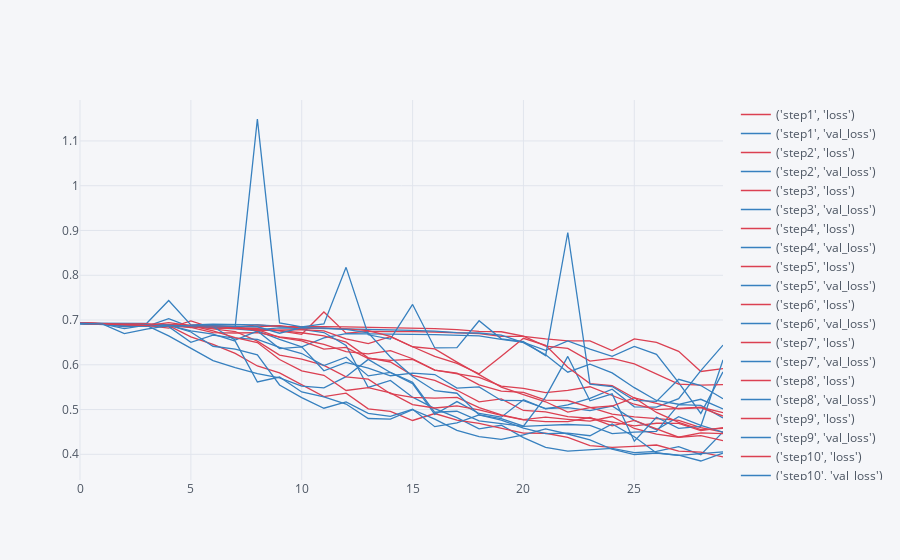
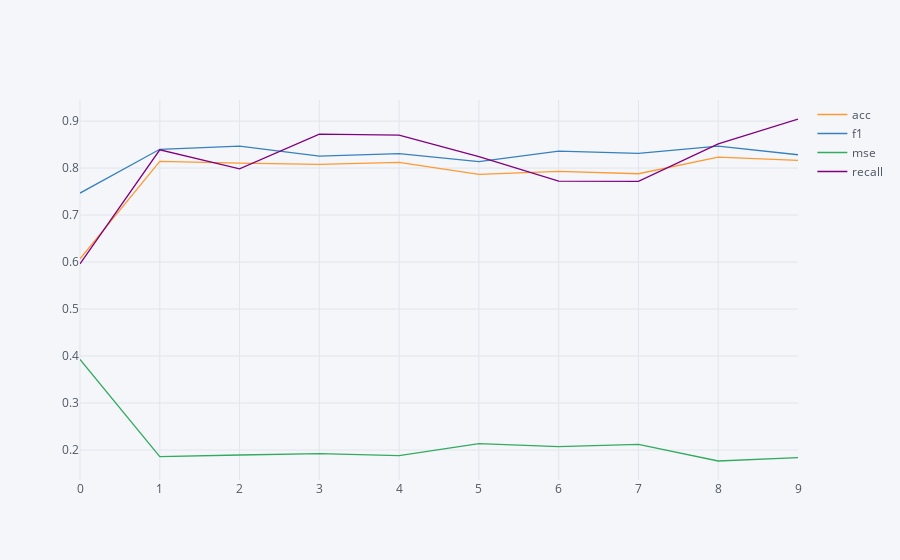

Notebook code for these charts, in order:
### Code cell
process_results('dropout_lstm')

### Figure 1 — Plotly figure (JSON) as saved in the notebook; plotly's stock layout.template omitted (floating-point values rounded to 4 significant figures)
{"data": [{"line": {"color": "rgba(219, 64, 82, 1.0)", "dash": "solid", "shape": "linear", "width": 1.3}, "mode": "lines", "name": "('step1', 'loss')", "text": "", "type": "scatter", "uid": "1bededd1-b288-4959-8028-0a6bb825c095", "x": [0, 1, 2, 3, 4, 5, 6, 7, 8, 9, 10, 11, 12, 13, 14, 15, 16, 17, 18, 19, 20, 21, 22, 23, 24, 25, 26, 27, 28, 29], "y": [0.6928, 0.6917, 0.6854, 0.688, 0.6871, 0.6848, 0.6862, 0.6844, 0.681, 0.6756, 0.6681, 0.718, 0.6706, 0.6744, 0.6747, 0.6741, 0.6733, 0.6718, 0.6697, 0.6635, 0.6634, 0.6577, 0.6533, 0.6535, 0.6318, 0.6578, 0.6499, 0.6301, 0.585, 0.5914]}, {"line": {"color": "rgba(55, 128, 191, 1.0)", "dash": "solid", "shape": "linear", "width": 1.3}, "mode": "lines", "name": "('step1', 'val_loss')", "text": "", "type": "scatter", "uid": "1261ab09-c9c7-4b78-9846-57d72a668f94", "x": [0, 1, 2, 3, 4, 5, 6, 7, 8, 9, 10, 11, 12, 13, 14, 15, 16, 17, 18, 19, 20, 21, 22, 23, 24, 25, 26, 27, 28, 29], "y": [0.6919, 0.69, 0.6884, 0.6857, 0.7031, 0.6843, 0.6826, 0.6802, 0.6759, 0.6566, 0.6399, 0.66, 0.6695, 0.6695, 0.6689, 0.6681, 0.6672, 0.666, 0.6644, 0.6569, 0.65, 0.6321, 0.6535, 0.6349, 0.6188, 0.6408, 0.6235, 0.5602, 0.4914, 0.5841]}, {"line": {"color": "rgba(219, 64, 82, 1.0)", "dash": "solid", "shape": "linear", "width": 1.3}, "mode": "lines", "name": "('step2', 'loss')", "text": "", "type": "scatter", "uid": "cdba817d-eda3-4b7f-aa88-120386788b0e", "x": [0, 1, 2, 3, 4, 5, 6, 7, 8, 9, 10, 11, 12, 13, 14, 15, 16, 17, 18, 19, 20, 21, 22, 23, 24, 25, 26, 27, 28, 29], "y": [0.6928, 0.692, 0.6904, 0.6888, 0.6882, 0.6875, 0.6867, 0.684, 0.689, 0.685, 0.6858, 0.6854, 0.6849, 0.684, 0.6832, 0.6822, 0.6808, 0.6785, 0.6746, 0.6737, 0.6641, 0.6418, 0.6366, 0.608, 0.6141, 0.6022, 0.5793, 0.5569, 0.5545, 0.5557]}, {"line": {"color": "rgba(55, 128, 191, 1.0)", "dash": "solid", "shape": "linear", "width": 1.3}, "mode": "lines", "name": "('step2', 'val_loss')", "text": "", "type": "scatter", "uid": "8de69b05-3ec8-4274-92d7-6045bdaa0b15", "x": [0, 1, 2, 3, 4, 5, 6, 7, 8, 9, 10, 11, 12, 13, 14, 15, 16, 17, 18, 19, 20, 21, 22, 23, 24, 25, 26, 27, 28, 29], "y": [0.692, 0.6908, 0.6853, 0.6877, 0.6868, 0.6857, 0.6843, 0.6818, 0.6787, 0.6827, 0.6822, 0.6813, 0.6803, 0.6793, 0.6782, 0.677, 0.675, 0.6718, 0.6709, 0.6663, 0.6493, 0.6222, 0.5834, 0.6012, 0.582, 0.5488, 0.5202, 0.5118, 0.5229, 0.5014]}, {"line": {"color": "rgba(219, 64, 82, 1.0)", "dash": "solid", "shape": "linear", "width": 1.3}, "mode": "lines", "name": "('step3', 'loss')", "text": "", "type": "scatter", "uid": "530d2ba1-1f0c-4078-b37f-7caec5d1e225", "x": [0, 1, 2, 3, 4, 5, 6, 7, 8, 9, 10, 11, 12, 13, 14, 15, 16, 17, 18, 19, 20, 21, 22, 23, 24, 25, 26, 27, 28, 29], "y": [0.6927, 0.6915, 0.6903, 0.6882, 0.6819, 0.6981, 0.682, 0.6815, 0.6801, 0.6763, 0.6715, 0.6647, 0.6506, 0.6156, 0.6062, 0.5764, 0.5653, 0.543, 0.5171, 0.5237, 0.4979, 0.4947, 0.484, 0.4805, 0.4725, 0.4635, 0.4693, 0.4689, 0.4529, 0.4597]}, {"line": {"color": "rgba(55, 128, 191, 1.0)", "dash": "solid", "shape": "linear", "width": 1.3}, "mode": "lines", "name": "('step3', 'val_loss')", "text": "", "type": "scatter", "uid": "e46b4dd0-0027-4179-851a-73e8894d99e0", "x": [0, 1, 2, 3, 4, 5, 6, 7, 8, 9, 10, 11, 12, 13, 14, 15, 16, 17, 18, 19, 20, 21, 22, 23, 24, 25, 26, 27, 28, 29], "y": [0.6931, 0.693, 0.6929, 0.6922, 0.7435, 0.6891, 0.6906, 0.6903, 0.6891, 0.6863, 0.6796, 0.672, 0.6431, 0.5493, 0.565, 0.5276, 0.5021, 0.4818, 0.457, 0.4649, 0.4371, 0.4157, 0.4071, 0.4095, 0.4132, 0.4036, 0.4065, 0.4169, 0.3991, 0.4499]}, {"line": {"color": "rgba(219, 64, 82, 1.0)", "dash": "solid", "shape": "linear", "width": 1.3}, "mode": "lines", "name": "('step4', 'loss')", "text": "", "type": "scatter", "uid": "f89cf7a2-fc49-4abc-9783-f6a98934a87a", "x": [0, 1, 2, 3, 4, 5, 6, 7, 8, 9, 10, 11, 12, 13, 14, 15, 16, 17, 18, 19, 20, 21, 22, 23, 24, 25, 26, 27, 28, 29], "y": [0.6927, 0.6917, 0.6908, 0.6895, 0.6875, 0.6625, 0.6455, 0.6253, 0.5973, 0.5818, 0.5558, 0.5288, 0.5366, 0.5014, 0.496, 0.4755, 0.4911, 0.4765, 0.469, 0.4575, 0.4471, 0.447, 0.4378, 0.4195, 0.4156, 0.4177, 0.4207, 0.4069, 0.405, 0.3942]}, {"line": {"color": "rgba(55, 128, 191, 1.0)", "dash": "solid", "shape": "linear", "width": 1.3}, "mode": "lines", "name": "('step4', 'val_loss')", "text": "", "type": "scatter", "uid": "14b64ed4-6a12-41bc-a0ea-2c81f86168c8", "x": [0, 1, 2, 3, 4, 5, 6, 7, 8, 9, 10, 11, 12, 13, 14, 15, 16, 17, 18, 19, 20, 21, 22, 23, 24, 25, 26, 27, 28, 29], "y": [0.692, 0.6907, 0.6894, 0.6879, 0.6645, 0.6364, 0.6091, 0.5938, 0.58, 0.5707, 0.5522, 0.5485, 0.5734, 0.6121, 0.5826, 0.558, 0.4889, 0.5177, 0.4912, 0.4829, 0.5218, 0.5015, 0.5101, 0.525, 0.5455, 0.506, 0.5052, 0.5244, 0.5868, 0.6439]}, {"line": {"color": "rgba(219, 64, 82, 1.0)", "dash": "solid", "shape": "linear", "width": 1.3}, "mode": "lines", "name": "('step5', 'loss')", "text": "", "type": "scatter", "uid": "0ef20dbc-8b7b-4769-9db5-721338c3500b", "x": [0, 1, 2, 3, 4, 5, 6, 7, 8, 9, 10, 11, 12, 13, 14, 15, 16, 17, 18, 19, 20, 21, 22, 23, 24, 25, 26, 27, 28, 29], "y": [0.6928, 0.6921, 0.6913, 0.6905, 0.6897, 0.6865, 0.6806, 0.6743, 0.6529, 0.6217, 0.6126, 0.5987, 0.573, 0.5678, 0.5354, 0.5271, 0.5255, 0.5272, 0.5043, 0.488, 0.4774, 0.4828, 0.4782, 0.474, 0.4844, 0.4576, 0.4453, 0.4381, 0.4419, 0.4306]}, {"line": {"color": "rgba(55, 128, 191, 1.0)", "dash": "solid", "shape": "linear", "width": 1.3}, "mode": "lines", "name": "('step5', 'val_loss')", "text": "", "type": "scatter", "uid": "40e8c250-128a-4523-a4b0-3c1ad00a5ca4", "x": [0, 1, 2, 3, 4, 5, 6, 7, 8, 9, 10, 11, 12, 13, 14, 15, 16, 17, 18, 19, 20, 21, 22, 23, 24, 25, 26, 27, 28, 29], "y": [0.6921, 0.6912, 0.6902, 0.6893, 0.6883, 0.6755, 0.6683, 0.6529, 0.5616, 0.5726, 0.5393, 0.5281, 0.5122, 0.48, 0.4786, 0.4995, 0.4787, 0.4533, 0.4395, 0.4335, 0.4432, 0.4567, 0.4453, 0.4322, 0.4113, 0.3995, 0.4029, 0.3976, 0.4016, 0.4055]}, {"line": {"color": "rgba(219, 64, 82, 1.0)", "dash": "solid", "shape": "linear", "width": 1.3}, "mode": "lines", "name": "('step6', 'loss')", "text": "", "type": "scatter", "uid": "7d59a3d0-b6f4-4145-8145-515d11054593", "x": [0, 1, 2, 3, 4, 5, 6, 7, 8, 9, 10, 11, 12, 13, 14, 15, 16, 17, 18, 19, 20, 21, 22, 23, 24, 25, 26, 27, 28, 29], "y": [0.6928, 0.692, 0.691, 0.69, 0.6882, 0.6833, 0.6719, 0.671, 0.6719, 0.6624, 0.6564, 0.6453, 0.6294, 0.6243, 0.6314, 0.6134, 0.5882, 0.5813, 0.5551, 0.5412, 0.5382, 0.5212, 0.5201, 0.5049, 0.4898, 0.4837, 0.4789, 0.4756, 0.4594, 0.4496]}, {"line": {"color": "rgba(55, 128, 191, 1.0)", "dash": "solid", "shape": "linear", "width": 1.3}, "mode": "lines", "name": "('step6', 'val_loss')", "text": "", "type": "scatter", "uid": "67158ce9-aa13-4cea-a36f-1f5625dfc7dd", "x": [0, 1, 2, 3, 4, 5, 6, 7, 8, 9, 10, 11, 12, 13, 14, 15, 16, 17, 18, 19, 20, 21, 22, 23, 24, 25, 26, 27, 28, 29], "y": [0.6922, 0.6912, 0.6901, 0.6887, 0.6851, 0.6503, 0.6663, 0.6594, 0.6565, 0.6388, 0.6251, 0.5982, 0.617, 0.5752, 0.5828, 0.561, 0.4939, 0.4962, 0.4747, 0.4692, 0.4622, 0.4646, 0.4665, 0.4645, 0.4463, 0.4495, 0.4511, 0.5108, 0.5094, 0.4813]}, {"line": {"color": "rgba(219, 64, 82, 1.0)", "dash": "solid", "shape": "linear", "width": 1.3}, "mode": "lines", "name": "('step7', 'loss')", "text": "", "type": "scatter", "uid": "d9ace4ce-8397-4826-8440-8842e14c45d6", "x": [0, 1, 2, 3, 4, 5, 6, 7, 8, 9, 10, 11, 12, 13, 14, 15, 16, 17, 18, 19, 20, 21, 22, 23, 24, 25, 26, 27, 28, 29], "y": [0.6928, 0.692, 0.6903, 0.6914, 0.689, 0.6881, 0.6869, 0.6816, 0.6786, 0.6614, 0.6534, 0.6348, 0.639, 0.614, 0.61, 0.6121, 0.5883, 0.5807, 0.5718, 0.5522, 0.5475, 0.5378, 0.5426, 0.5509, 0.5308, 0.5118, 0.4998, 0.5019, 0.5051, 0.4929]}, {"line": {"color": "rgba(55, 128, 191, 1.0)", "dash": "solid", "shape": "linear", "width": 1.3}, "mode": "lines", "name": "('step7', 'val_loss')", "text": "", "type": "scatter", "uid": "0938e621-3fda-4c2e-aa19-69901ef6203c", "x": [0, 1, 2, 3, 4, 5, 6, 7, 8, 9, 10, 11, 12, 13, 14, 15, 16, 17, 18, 19, 20, 21, 22, 23, 24, 25, 26, 27, 28, 29], "y": [0.6922, 0.6912, 0.6856, 0.6888, 0.688, 0.6868, 0.6849, 0.6552, 0.6753, 0.6362, 0.6399, 0.5867, 0.6054, 0.5926, 0.5755, 0.5814, 0.5781, 0.5478, 0.5506, 0.5203, 0.5199, 0.5023, 0.5045, 0.4977, 0.5079, 0.4757, 0.4545, 0.484, 0.4645, 0.4494]}, {"line": {"color": "rgba(219, 64, 82, 1.0)", "dash": "solid", "shape": "linear", "width": 1.3}, "mode": "lines", "name": "('step8', 'loss')", "text": "", "type": "scatter", "uid": "20ebbb4c-2cd4-4929-b327-c3fae39d6864", "x": [0, 1, 2, 3, 4, 5, 6, 7, 8, 9, 10, 11, 12, 13, 14, 15, 16, 17, 18, 19, 20, 21, 22, 23, 24, 25, 26, 27, 28, 29], "y": [0.6928, 0.6919, 0.691, 0.6901, 0.6892, 0.6872, 0.6759, 0.6608, 0.6497, 0.6118, 0.5864, 0.5764, 0.5426, 0.5488, 0.5374, 0.5111, 0.5034, 0.5079, 0.4993, 0.487, 0.4769, 0.473, 0.4731, 0.4821, 0.4633, 0.4758, 0.4565, 0.4381, 0.4478, 0.4463]}, {"line": {"color": "rgba(55, 128, 191, 1.0)", "dash": "solid", "shape": "linear", "width": 1.3}, "mode": "lines", "name": "('step8', 'val_loss')", "text": "", "type": "scatter", "uid": "eb3de17f-ea09-469a-bb09-66925165632c", "x": [0, 1, 2, 3, 4, 5, 6, 7, 8, 9, 10, 11, 12, 13, 14, 15, 16, 17, 18, 19, 20, 21, 22, 23, 24, 25, 26, 27, 28, 29], "y": [0.6923, 0.6915, 0.6907, 0.6898, 0.6888, 0.6733, 0.6414, 0.6351, 0.6222, 0.5549, 0.5266, 0.5029, 0.517, 0.4915, 0.4846, 0.5004, 0.4617, 0.4704, 0.4879, 0.4796, 0.4627, 0.5282, 0.6186, 0.5196, 0.5349, 0.4293, 0.4827, 0.4579, 0.4626, 0.611]}, {"line": {"color": "rgba(219, 64, 82, 1.0)", "dash": "solid", "shape": "linear", "width": 1.3}, "mode": "lines", "name": "('step9', 'loss')", "text": "", "type": "scatter", "uid": "2efacb25-b24d-4422-b289-2475427bdb3d", "x": [0, 1, 2, 3, 4, 5, 6, 7, 8, 9, 10, 11, 12, 13, 14, 15, 16, 17, 18, 19, 20, 21, 22, 23, 24, 25, 26, 27, 28, 29], "y": [0.6928, 0.6918, 0.6903, 0.6882, 0.6864, 0.6856, 0.6854, 0.6845, 0.6765, 0.6772, 0.6787, 0.6757, 0.6581, 0.6471, 0.663, 0.6403, 0.6189, 0.6029, 0.5798, 0.6191, 0.6592, 0.6435, 0.5947, 0.558, 0.5531, 0.5258, 0.5134, 0.5017, 0.504, 0.4855]}, {"line": {"color": "rgba(55, 128, 191, 1.0)", "dash": "solid", "shape": "linear", "width": 1.3}, "mode": "lines", "name": "('step9', 'val_loss')", "text": "", "type": "scatter", "uid": "5c812699-7b3c-43fe-869f-3cdb98263e51", "x": [0, 1, 2, 3, 4, 5, 6, 7, 8, 9, 10, 11, 12, 13, 14, 15, 16, 17, 18, 19, 20, 21, 22, 23, 24, 25, 26, 27, 28, 29], "y": [0.6923, 0.6915, 0.6809, 0.6885, 0.6878, 0.6875, 0.6869, 0.6852, 1.149, 0.6935, 0.6845, 0.6913, 0.8177, 0.667, 0.6573, 0.7348, 0.6376, 0.6382, 0.6983, 0.6581, 0.652, 0.6205, 0.8955, 0.5566, 0.5513, 0.5205, 0.5183, 0.5676, 0.5536, 0.5242]}, {"line": {"color": "rgba(219, 64, 82, 1.0)", "dash": "solid", "shape": "linear", "width": 1.3}, "mode": "lines", "name": "('step10', 'loss')", "text": "", "type": "scatter", "uid": "23b5716c-a839-4a23-bbc4-a666b479b48b", "x": [0, 1, 2, 3, 4, 5, 6, 7, 8, 9, 10, 11, 12, 13, 14, 15, 16, 17, 18, 19, 20, 21, 22, 23, 24, 25, 26, 27, 28, 29], "y": [0.6928, 0.6918, 0.6903, 0.6876, 0.6941, 0.6874, 0.6866, 0.6857, 0.6847, 0.6874, 0.6818, 0.6817, 0.6802, 0.6764, 0.6635, 0.6403, 0.6354, 0.606, 0.5771, 0.55, 0.5332, 0.5173, 0.4943, 0.5043, 0.5079, 0.5266, 0.4934, 0.4712, 0.4552, 0.4579]}, {"line": {"color": "rgba(55, 128, 191, 1.0)", "dash": "solid", "shape": "linear", "width": 1.3}, "mode": "lines", "name": "('step10', 'val_loss')", "text": "", "type": "scatter", "uid": "2bef0539-289c-4204-b0cb-8f010c1a03bf", "x": [0, 1, 2, 3, 4, 5, 6, 7, 8, 9, 10, 11, 12, 13, 14, 15, 16, 17, 18, 19, 20, 21, 22, 23, 24, 25, 26, 27, 28, 29], "y": [0.6924, 0.6915, 0.6695, 0.6796, 0.6874, 0.6877, 0.687, 0.6861, 0.6849, 0.6705, 0.6831, 0.6817, 0.6791, 0.6712, 0.6173, 0.5738, 0.542, 0.5364, 0.4878, 0.4762, 0.4587, 0.446, 0.4474, 0.4415, 0.4678, 0.4392, 0.403, 0.3979, 0.385, 0.4026]}], "layout": {"legend": {"bgcolor": "#F5F6F9", "font": {"color": "#4D5663"}}, "paper_bgcolor": "#F5F6F9", "plot_bgcolor": "#F5F6F9", "title": {"font": {"color": "#4D5663"}}, "xaxis": {"gridcolor": "#E1E5ED", "showgrid": true, "tickfont": {"color": "#4D5663"}, "title": {"font": {"color": "#4D5663"}, "text": ""}, "zerolinecolor": "#E1E5ED"}, "yaxis": {"gridcolor": "#E1E5ED", "showgrid": true, "tickfont": {"color": "#4D5663"}, "title": {"font": {"color": "#4D5663"}, "text": ""}, "zerolinecolor": "#E1E5ED"}}}

### Figure 2 — Plotly figure (JSON) as saved in the notebook; plotly's stock layout.template omitted (floating-point values rounded to 4 significant figures)
{"data": [{"line": {"color": "rgba(255, 153, 51, 1.0)", "dash": "solid", "shape": "linear", "width": 1.3}, "mode": "lines", "name": "acc", "text": "", "type": "scatter", "uid": "2c35ea7f-ac7b-47e8-aa9d-f86855257b5d", "x": [0, 1, 2, 3, 4, 5, 6, 7, 8, 9], "y": [0.6071, 0.8142, 0.8106, 0.8078, 0.8121, 0.7865, 0.7929, 0.7879, 0.8234, 0.8163]}, {"line": {"color": "rgba(55, 128, 191, 1.0)", "dash": "solid", "shape": "linear", "width": 1.3}, "mode": "lines", "name": "f1", "text": "", "type": "scatter", "uid": "3afd0258-02bf-4397-a057-cff57eb0917a", "x": [0, 1, 2, 3, 4, 5, 6, 7, 8, 9], "y": [0.7468, 0.84, 0.8466, 0.8255, 0.8307, 0.8136, 0.8363, 0.8314, 0.847, 0.8284]}, {"line": {"color": "rgba(50, 171, 96, 1.0)", "dash": "solid", "shape": "linear", "width": 1.3}, "mode": "lines", "name": "mse", "text": "", "type": "scatter", "uid": "60b6a988-3e4e-47b6-9ff3-ca9bf505bdec", "x": [0, 1, 2, 3, 4, 5, 6, 7, 8, 9], "y": [0.3929, 0.1858, 0.1894, 0.1922, 0.1879, 0.2135, 0.2071, 0.2121, 0.1766, 0.1837]}, {"line": {"color": "rgba(128, 0, 128, 1.0)", "dash": "solid", "shape": "linear", "width": 1.3}, "mode": "lines", "name": "recall", "text": "", "type": "scatter", "uid": "bccb5529-ea94-490c-81e9-feb91b9be4b6", "x": [0, 1, 2, 3, 4, 5, 6, 7, 8, 9], "y": [0.5964, 0.839, 0.7985, 0.8721, 0.8701, 0.8243, 0.7723, 0.7717, 0.8517, 0.9045]}], "layout": {"legend": {"bgcolor": "#F5F6F9", "font": {"color": "#4D5663"}}, "paper_bgcolor": "#F5F6F9", "plot_bgcolor": "#F5F6F9", "title": {"font": {"color": "#4D5663"}}, "xaxis": {"gridcolor": "#E1E5ED", "showgrid": true, "tickfont": {"color": "#4D5663"}, "title": {"font": {"color": "#4D5663"}, "text": ""}, "zerolinecolor": "#E1E5ED"}, "yaxis": {"gridcolor": "#E1E5ED", "showgrid": true, "tickfont": {"color": "#4D5663"}, "title": {"font": {"color": "#4D5663"}, "text": ""}, "zerolinecolor": "#E1E5ED"}}}
